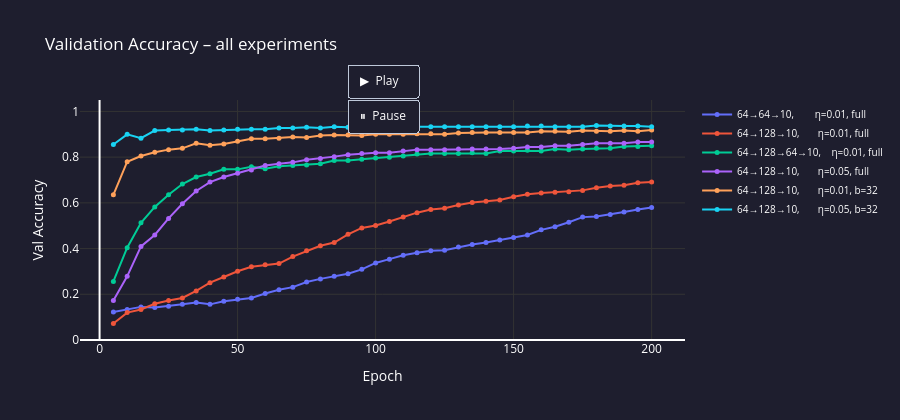

Write notebook code for a chart like this one.
### Code cell
from Code.Visualization.network_visualization import show_architecture

# ── Compare training-progress curves for every experiment in one chart ─
# (inline version – does not open a new browser tab per experiment)
fig_all = go.Figure()
colors  = ['#636EFA','#EF553B','#00CC96','#AB63FA','#FFA15A','#19D3F3']

for i, exp in enumerate(results):
    t  = exp['trainer']
    xs = [j * 5 for j in range(1, len(t.val_acc_history) + 1)]
    c  = colors[i % len(colors)]

    # Animate using frames: each frame adds one more data point
    fig_all.add_trace(go.Scatter(
        x=xs, y=t.val_acc_history,
        mode='lines+markers',
        name=exp['name'],
        line=dict(color=c, width=2),
        marker=dict(size=5),
        hovertemplate='Epoch %{x}<br>Val Acc: %{y:.4f}<extra></extra>',
    ))

fig_all.update_layout(
    title='Validation Accuracy – all experiments',
    xaxis_title='Epoch',
    yaxis_title='Val Accuracy',
    yaxis=dict(range=[0, 1.05], gridcolor='#333'),
    xaxis=dict(gridcolor='#333'),
    plot_bgcolor='#1e1e2e',
    paper_bgcolor='#1e1e2e',
    font=dict(color='white'),
    height=420,
    legend=dict(font=dict(size=10)),
    updatemenus=[dict(
        type='buttons',
        showactive=False,
        y=1.15, x=0.5, xanchor='center',
        buttons=[
            dict(
                label='▶  Play',
                method='animate',
                args=[None, dict(frame=dict(duration=80, redraw=True), fromcurrent=True)],
            ),
            dict(
                label='⏸  Pause',
                method='animate',
                args=[[None], dict(frame=dict(duration=0), mode='immediate')],
            ),
        ],
    )],
)

# Build animation frames – each frame reveals one more epoch point
max_points = max(len(e['trainer'].val_acc_history) for e in results)
frames = []
for frame_idx in range(1, max_points + 1):
    frame_traces = []
    for i, exp in enumerate(results):
        t  = exp['trainer']
        xs = [j * 5 for j in range(1, len(t.val_acc_history) + 1)]
        visible_x = xs[:frame_idx]
        visible_y = t.val_acc_history[:frame_idx]
        frame_traces.append(go.Scatter(x=visible_x, y=visible_y))
    frames.append(go.Frame(data=frame_traces, name=str(frame_idx)))

fig_all.frames = frames
fig_all.show()

### Figure 1 — Plotly figure (JSON) as saved in the notebook; plotly's stock layout.template omitted (floating-point values rounded to 4 significant figures)
{"data": [{"hovertemplate": "Epoch %{x}<br>Val Acc: %{y:.4f}<extra></extra>", "line": {"color": "#636EFA", "width": 2}, "marker": {"size": 5}, "mode": "lines+markers", "name": "64→64→10,        η=0.01, full", "type": "scatter", "x": [5, 10, 15, 20, 25, 30, 35, 40, 45, 50, 55, 60, 65, 70, 75, 80, 85, 90, 95, 100, 105, 110, 115, 120, 125, 130, 135, 140, 145, 150, 155, 160, 165, 170, 175, 180, 185, 190, 195, 200], "y": [0.1226, 0.1337, 0.1449, 0.1421, 0.1476, 0.156, 0.1643, 0.156, 0.1699, 0.1783, 0.1838, 0.2033, 0.2201, 0.2312, 0.2535, 0.2674, 0.2786, 0.2897, 0.3092, 0.3371, 0.3538, 0.3705, 0.3816, 0.39, 0.3928, 0.4067, 0.4178, 0.4262, 0.4373, 0.4485, 0.4596, 0.4819, 0.4958, 0.5153, 0.5376, 0.5404, 0.5487, 0.5599, 0.571, 0.5794]}, {"hovertemplate": "Epoch %{x}<br>Val Acc: %{y:.4f}<extra></extra>", "line": {"color": "#EF553B", "width": 2}, "marker": {"size": 5}, "mode": "lines+markers", "name": "64→128→10,       η=0.01, full", "type": "scatter", "x": [5, 10, 15, 20, 25, 30, 35, 40, 45, 50, 55, 60, 65, 70, 75, 80, 85, 90, 95, 100, 105, 110, 115, 120, 125, 130, 135, 140, 145, 150, 155, 160, 165, 170, 175, 180, 185, 190, 195, 200], "y": [0.07242, 0.1198, 0.1337, 0.1588, 0.1727, 0.1838, 0.2145, 0.2507, 0.2758, 0.3008, 0.3203, 0.3287, 0.3343, 0.3649, 0.39, 0.4123, 0.4262, 0.4624, 0.4903, 0.5014, 0.5181, 0.5376, 0.5571, 0.571, 0.5766, 0.5905, 0.6017, 0.6072, 0.6128, 0.6267, 0.6379, 0.6434, 0.6462, 0.649, 0.6546, 0.6657, 0.6741, 0.6769, 0.688, 0.6908]}, {"hovertemplate": "Epoch %{x}<br>Val Acc: %{y:.4f}<extra></extra>", "line": {"color": "#00CC96", "width": 2}, "marker": {"size": 5}, "mode": "lines+markers", "name": "64→128→64→10,    η=0.01, full", "type": "scatter", "x": [5, 10, 15, 20, 25, 30, 35, 40, 45, 50, 55, 60, 65, 70, 75, 80, 85, 90, 95, 100, 105, 110, 115, 120, 125, 130, 135, 140, 145, 150, 155, 160, 165, 170, 175, 180, 185, 190, 195, 200], "y": [0.2563, 0.4039, 0.5125, 0.5822, 0.6351, 0.6825, 0.7131, 0.727, 0.7465, 0.7465, 0.7577, 0.7493, 0.7604, 0.7632, 0.766, 0.7716, 0.7855, 0.7855, 0.7911, 0.7967, 0.7994, 0.805, 0.8134, 0.8162, 0.8162, 0.8162, 0.8189, 0.8162, 0.8273, 0.8273, 0.8301, 0.8273, 0.8357, 0.8329, 0.8357, 0.8384, 0.8384, 0.8468, 0.8468, 0.8496]}, {"hovertemplate": "Epoch %{x}<br>Val Acc: %{y:.4f}<extra></extra>", "line": {"color": "#AB63FA", "width": 2}, "marker": {"size": 5}, "mode": "lines+markers", "name": "64→128→10,       η=0.05, full", "type": "scatter", "x": [5, 10, 15, 20, 25, 30, 35, 40, 45, 50, 55, 60, 65, 70, 75, 80, 85, 90, 95, 100, 105, 110, 115, 120, 125, 130, 135, 140, 145, 150, 155, 160, 165, 170, 175, 180, 185, 190, 195, 200], "y": [0.1727, 0.2786, 0.4095, 0.4596, 0.532, 0.5961, 0.6518, 0.6908, 0.7131, 0.7298, 0.7437, 0.7632, 0.7716, 0.7772, 0.7883, 0.7939, 0.8022, 0.8106, 0.8162, 0.8189, 0.8189, 0.8273, 0.8329, 0.8329, 0.8329, 0.8357, 0.8357, 0.8357, 0.8357, 0.8384, 0.844, 0.844, 0.8496, 0.8496, 0.8551, 0.8607, 0.8607, 0.8607, 0.8663, 0.8663]}, {"hovertemplate": "Epoch %{x}<br>Val Acc: %{y:.4f}<extra></extra>", "line": {"color": "#FFA15A", "width": 2}, "marker": {"size": 5}, "mode": "lines+markers", "name": "64→128→10,       η=0.01, b=32", "type": "scatter", "x": [5, 10, 15, 20, 25, 30, 35, 40, 45, 50, 55, 60, 65, 70, 75, 80, 85, 90, 95, 100, 105, 110, 115, 120, 125, 130, 135, 140, 145, 150, 155, 160, 165, 170, 175, 180, 185, 190, 195, 200], "y": [0.6351, 0.7799, 0.805, 0.8217, 0.8329, 0.8384, 0.8607, 0.8524, 0.8579, 0.8691, 0.8802, 0.8802, 0.883, 0.8886, 0.8858, 0.8942, 0.8969, 0.8969, 0.8942, 0.8997, 0.8997, 0.8997, 0.9025, 0.9025, 0.8997, 0.9053, 0.9081, 0.9081, 0.9081, 0.9081, 0.9081, 0.9136, 0.9136, 0.9109, 0.9164, 0.9136, 0.9136, 0.9164, 0.9136, 0.9192]}, {"hovertemplate": "Epoch %{x}<br>Val Acc: %{y:.4f}<extra></extra>", "line": {"color": "#19D3F3", "width": 2}, "marker": {"size": 5}, "mode": "lines+markers", "name": "64→128→10,       η=0.05, b=32", "type": "scatter", "x": [5, 10, 15, 20, 25, 30, 35, 40, 45, 50, 55, 60, 65, 70, 75, 80, 85, 90, 95, 100, 105, 110, 115, 120, 125, 130, 135, 140, 145, 150, 155, 160, 165, 170, 175, 180, 185, 190, 195, 200], "y": [0.8551, 0.8997, 0.883, 0.9164, 0.9192, 0.9192, 0.922, 0.9164, 0.9192, 0.922, 0.922, 0.922, 0.9276, 0.9276, 0.9304, 0.9276, 0.9332, 0.9304, 0.9332, 0.9332, 0.9332, 0.9332, 0.9332, 0.9332, 0.9332, 0.9332, 0.9332, 0.9332, 0.9332, 0.9332, 0.9359, 0.9359, 0.9332, 0.9332, 0.9332, 0.9387, 0.9359, 0.9359, 0.9359, 0.9332]}], "layout": {"font": {"color": "white"}, "height": 420, "legend": {"font": {"size": 10}}, "paper_bgcolor": "#1e1e2e", "plot_bgcolor": "#1e1e2e", "title": {"text": "Validation Accuracy – all experiments"}, "updatemenus": [{"buttons": [{"args": [null, {"frame": {"duration": 80, "redraw": true}, "fromcurrent": true}], "label": "▶  Play", "method": "animate"}, {"args": [[null], {"frame": {"duration": 0}, "mode": "immediate"}], "label": "⏸  Pause", "method": "animate"}], "showactive": false, "type": "buttons", "x": 0.5, "xanchor": "center", "y": 1.15}], "xaxis": {"gridcolor": "#333", "title": {"text": "Epoch"}}, "yaxis": {"gridcolor": "#333", "range": [0, 1.05], "title": {"text": "Val Accuracy"}}}}
